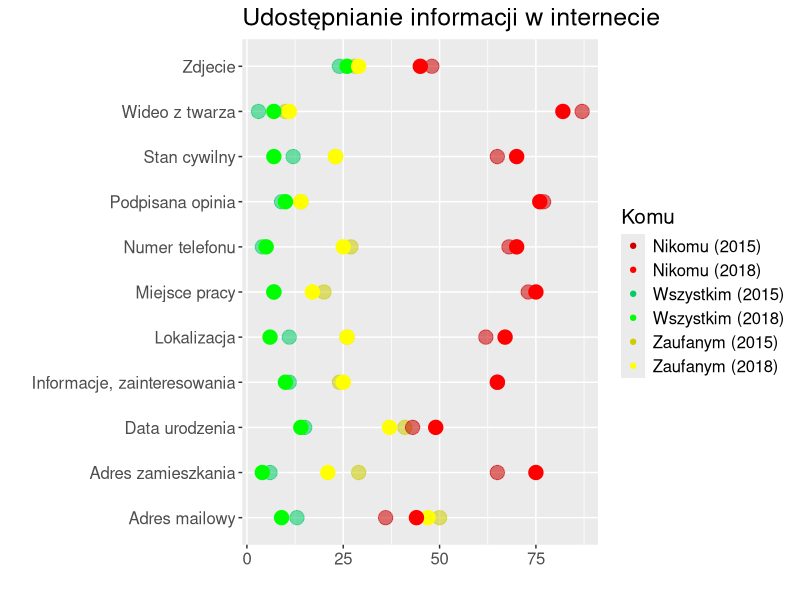

Write the R code that produced this figure.
## ---- chunk 1
knitr::opts_chunk$set(echo = TRUE)
## ---- chunk 2
library(ggplot2)
library(data.table)

ankieta2015 <- data.table(cbind(
  rep(c("Wszystkim (2015)", "Zaufanym (2015)", "Nikomu (2015)"), times = 11),
  rep(c("Adres mailowy", "Zdjecie", "Data urodzenia", "Informacje, zainteresowania",
        "Lokalizacja", "Stan cywilny", "Numer telefonu", "Adres zamieszkania", "Miejsce pracy",
        "Podpisana opinia", "Wideo z twarza"), each = 3),
  c(13, 50, 36, 24, 28, 48, 15, 41, 43, 11, 24, 65, 11, 26, 62, 12,
    23, 65, 4, 27, 68, 6, 29, 65, 7, 20, 73, 9, 14, 77, 3, 10, 87)
))
colnames(ankieta2015) <- c("Komu", "Co", "PP")

ankieta2018 <- data.table(cbind(
  rep(c("Wszystkim (2018)", "Zaufanym (2018)", "Nikomu (2018)"), times = 11),
  rep(c("Adres mailowy", "Zdjecie", "Data urodzenia", "Informacje, zainteresowania",
        "Lokalizacja", "Stan cywilny", "Numer telefonu", "Adres zamieszkania", "Miejsce pracy",
        "Podpisana opinia", "Wideo z twarza"), each = 3),
  c(9, 47, 44, 26,29, 45, 14, 37, 49, 10, 25, 65, 6, 26, 67, 7, 23, 70,
  5, 25, 70, 4, 21, 75, 7, 17, 75, 10, 14, 76, 7, 11, 82)
))
colnames(ankieta2018) <- c("Komu", "Co", "PP")
## ---- chunk 3
ggplot() +
  scale_color_manual(values = c('red3', 'red', 'springgreen3', 'green', 'yellow3', 'yellow')) +
  geom_point(data = ankieta2015, aes(x = as.numeric(PP), y = Co, color = Komu, size = 1, alpha = 1/10)) + 
  geom_point(data = ankieta2018, aes(x = as.numeric(PP), y = Co, color = Komu, size = 1)) + 
  xlab('') + ylab('') + 
  theme(text=element_text(size=15)) +
  guides(size = FALSE, alpha = FALSE) + 
  ggtitle('Udostępnianie informacji w internecie')
